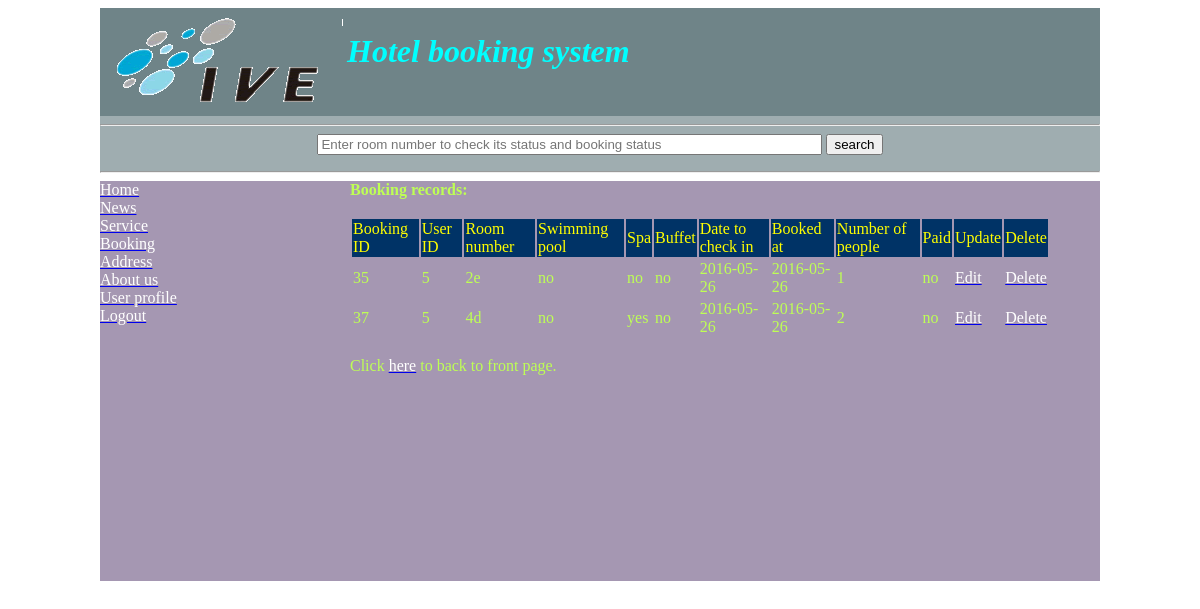
Screenshot of /booking_day.php (signed in) with the database file from the repository.
### tables this page shows
CREATE TABLE IF NOT EXISTS `book` (
  `bid` int(5) NOT NULL,
  `uid` int(5) NOT NULL,
  `rid` int(3) NOT NULL,
  `eid` int(3) NOT NULL,
  `eid2` int(3) NOT NULL,
  `eid3` int(3) NOT NULL,
  `check_in_date` date NOT NULL,
  `book_date` date NOT NULL,
  `people` int(1) NOT NULL,
  `total_price` int(5) NOT NULL,
  `payment` char(1) NOT NULL
);

CREATE TABLE IF NOT EXISTS `room` (
  `rid` int(3) NOT NULL,
  `room_number` char(4) NOT NULL,
  `type` char(1) NOT NULL,
  `status` char(1) NOT NULL,
  `price` int(3) NOT NULL
);

### booking_day.php (the view, shortened to what this page needs)
<html>
<head>
	<link rel="stylesheet" type="text/css" href="css/css.css">
</head>
<?php
	$login_name = $_SESSION['login_name'];
	$mysqli = ConnectDB();
	$result = $mysqli->query("select * from user where login_name='$login_name'");
	$row = $result->fetch_object();
	$type = $row->type;
	$result2 = $mysqli->query("select * from book order by check_in_date");
?>
<body>
	<div id="container">
		<div id="head">
		<?php
			include 'head.php';
		?>
		</div>
		<hr>
		<div id="search">
			<?php
				include 'search.php';
			?>
		</div>
		<hr>
		<?php
			if($type=="u"){
				echo "<div id='menu_user'>";
				include 'menu_user.php';
				echo "</div>";
			}else{
				echo "<div id='menu_admin'>";
				include 'menu_admin.php';
				echo "</div>";
			}
		?>
		<?php
			if($type=="u"){
				echo "<div id='content_user'>";
			}else{
				echo "<div id='content_admin'>";
			}
		?>
			<b>Booking records:</b><br/><br/>
				<table width='700'>
					<tr>
					<td bgcolor="#003366"><span style="color:yellow">Booking ID </span></td>
					<td bgcolor="#003366"><span style="color:yellow">User ID </span></td>
					<td bgcolor="#003366"><span style="color:yellow">Room number </span></td>
					<td bgcolor="#003366"><span style="color:yellow">Swimming pool </span></td>
					<td bgcolor="#003366"><span style="color:yellow">Spa </span></td>
					<td bgcolor="#003366"><span style="color:yellow">Buffet </span></td>
					<td bgcolor="#003366"><span style="color:yellow">Date to check in</span></td>
					<td bgcolor="#003366"><span style="color:yellow">Booked at</span></td>
					<td bgcolor="#003366"><span style="color:yellow">Number of people</span></td>
					<td bgcolor="#003366"><span style="color:yellow">Paid</span></td>
					<td bgcolor="#003366"><span style="color:yellow">Update</span></td>
					<td bgcolor="#003366"><span style="color:yellow">Delete</span></td>
					</tr>
				<?php
					while($row2 = $result2->fetch_object()){
						echo "<tr><td><FONT COLOR='BEFF54'>".$row2->bid."</FONT></td>";
						echo "<td><FONT COLOR='BEFF54'>".$row2->uid."</FONT></td>";
						$result3 = $mysqli->query("select room_number from room where rid='".$row2->rid."'");
						$row3 = $result3->fetch_object();
						echo "<td><FONT COLOR='BEFF54'>".$row3->room_number."</FONT></td>";
						if(($row2->eid)>'0'){
							echo "<td><FONT COLOR='BEFF54'>yes</FONT></td>";
						}else{
							echo "<td><FONT COLOR='BEFF54'>no</FONT></td>";
						}
						if(($row2->eid2)>'0'){
							echo "<td><FONT COLOR='BEFF54'>yes</FONT></td>";
						}else{
							echo "<td><FONT COLOR='BEFF54'>no</FONT></td>";
						}
						if(($row2->eid3)>'0'){
							echo "<td><FONT COLOR='BEFF54'>yes</FONT></td>";
						}else{
							echo "<td><FONT COLOR='BEFF54'>no</FONT></td>";
						}
						echo "<td><FONT COLOR='BEFF54'>".$row2->check_in_date."</FONT></td>
								<td><FONT COLOR='BEFF54'>".$row2->book_date."</FONT></td>
								<td><FONT COLOR='BEFF54'>".$row2->people."</FONT></td>";
						if(($row2->payment)=="y"){
							echo "<td><FONT COLOR='BEFF54'>yes</FONT></td>";
						}else{
							echo "<td><FONT COLOR='BEFF54'>no</FONT></td>";
						}
						echo "<td><a href=booking_update2.php?bid=".$row2->bid." ><FONT COLOR='FFFFFF'>Edit</FONT></a></td>";
						echo "<td><a href=booking_delete2.php?bid=".$row2->bid." ><FONT COLOR='FFFFFF'>Delete</FONT></a></td></tr>";
					}
				?>
				</table><br/>
				Click <a href="book_manager.php"><FONT COLOR="FFFFFF">here</FONT></a> to back to front page.
		</div>
	</div>
</body>
</html>

### css/css.css (style rules this page uses)
body { background-image:url("http://cdn.wonderfulengineering.com/wp-content/uploads/2016/01/beach-wallpaper-4.jpg"); background-size:cover; background-repeat: no-repeat; }
#container { background:rgba(25%, 36%, 39%, 0.5); width: 1000px; margin-left: auto; margin-right: auto; }
#head { background:rgba(25%, 36%, 39%, 0.5); }
#search { clear: both; text-align: center; }
#menu_user { background:rgba(30%, 19%, 40%, 0.5); height: 400px; width: 25%; float: left; }
#content_user { background:rgba(30%, 19%, 40%, 0.5); color: #BEFF54; height: 400px; width: 75%; float: left; }

### rows the page displays
book: bid "35", uid "5", rid.room_number "2e", shows "no", eid2 "no", eid3 "no", check_in_date "2016-05-26", book_date "2016-05-26", people "1", payment "no"
book: bid "37", uid "5", rid.room_number "4d", shows "no", eid2 "yes", eid3 "no", check_in_date "2016-05-26", book_date "2016-05-26", people "2", payment "no"
